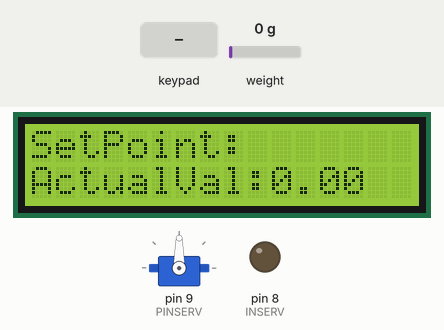
This sketch was run on a simulated Arduino Uno, built with avr-gcc and run on an emulated ATmega328P. Shown: servo, 16×2 character LCD, output pins drawn as LEDs (lit = HIGH). The test bench sets the inputs (shaded band); at power-on: weight on the scale 0 g. Pins used as bus, display or sensor lines are not drawn.

Above: at 6.6 s.
6.7 s: key 'C' pressed
At 6.9 s:
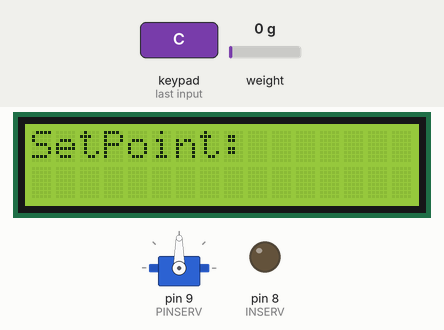
8.5 s: keypad keys 1 2 3 4 pressed 0.4 s apart
At 10.3 s:
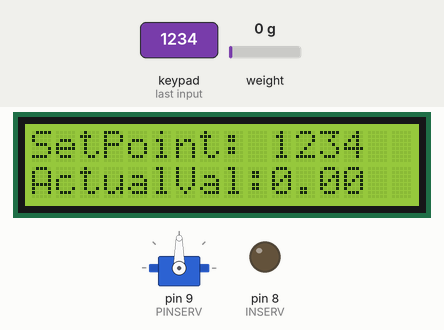
11.6 s: weight on the scale set to 100 g
At 12.8 s:
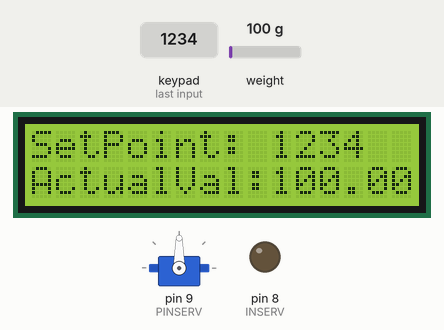
13.6 s: keypad keys 1 2 3 4 # pressed 0.4 s apart
At 16.0 s:
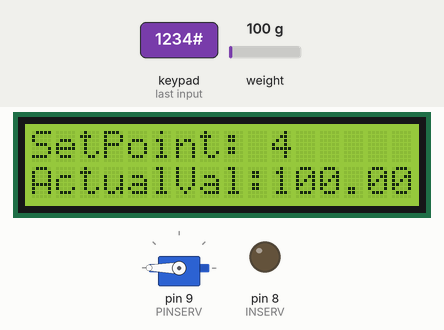
17.1 s: key '1' pressed
At 17.7 s:
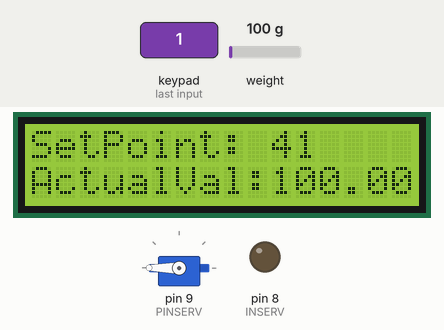
18.6 s: weight on the scale set to 1250 g
At 19.6 s:
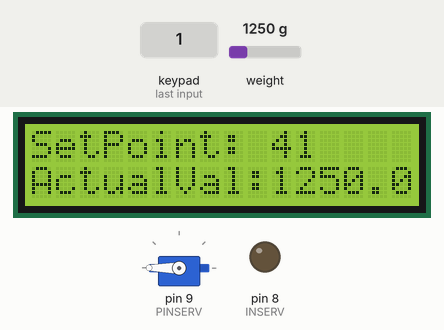
Timing chart, 0 to 21.4 s (numbered marks = the images above; inputs shaded):
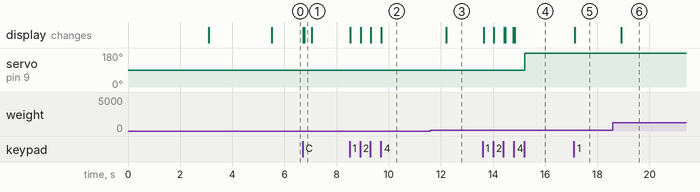

Measured:
- after the input at 6.7 s, the display: first changes at once (image 1 shows a later state)
- after the input at 8.5 s, the display: first changes at once (image 2 shows a later state)
- after the input at 11.6 s, the display: changes after 0.60 s (image 3)
- after the input at 13.6 s, servo on pin 9 (PINSERV): 90° → 180° after 1.6 s; the display: first changes at once (image 4 shows a later state)
- after the input at 17.1 s, the display: changes at once (image 5)
- after the input at 18.6 s, the display: changes after 0.31 s (image 6)

The sketch:

Sensor.ino
```cpp
#include "Sensor.h"
#include "Pins.h"
#include "HX711_ADC.h"
#include "EEPROM.h"
#include "UI.h"

#define S_SAMLPLING 0

Sensor sens;

HX711_ADC LoadCell(HXOUT, HXSCK);

void Sensor::Init() {
  LoadCell.begin();
  LoadCell.start(this->stabilizingTime, this->_tare);
  if (LoadCell.getTareTimeoutFlag()) errMsg();
  else LoadCell.setCalFactor(this->calibrationValue);
}

void Sensor::setCalibrationVal(float val) {
  this->calibrationValue = val;
}

void Sensor::setStabilizingTime(long val) {
  this->stabilizingTime = val;
}

void Sensor::setTare(bool tare) {
  this->_tare = tare;
}

void Sensor::Handler() {
  if (millis() - sensTmr >= S_SAMLPLING && LoadCell.update()) {
    LoadCellValue = LoadCell.getData();
    if (LoadCellValue < 10) LoadCellValue = 0;
    sensTmr = millis();
  }
}

float Sensor::getValue() {
  return this->LoadCellValue;
}

void Sensor::errMsg() {
  Ser.print("Check wiring and pin designations");
  ui.set(3, 0);
  ui.print("ERROR");
  while (1);
}
```

Main.h
```cpp
#pragma once

struct MainSys {
    void Init(void(*Start)(void));
    void Handler();

  private:
    uint32_t mainTmr;
};

extern MainSys sys;
```

Main.ino
```cpp
#include "Main.h"
#include "Pins.h"
#include "Servo.h"

#define   ON      180
#define   OFF     90
#define   UTIME   0

#define   DEBUG

MainSys sys;
Servo serv;

void MainSys::Init(void(*StartCallback)(void)) {
  serv.attach(PINSERV);
  serv.write(OFF);

  pinMode(LED, OUTPUT);
  pinMode(INSERV, OUTPUT);

  //  attachInterrupt(digitalPinToInterrupt(INTERR), Rest, RISING);
  StartCallback();
}

void MainSys::Handler() {

  if (ui.getState()) {
    Write(LED, 1);
    if (sens.getValue() > ui.getSetPoint().toInt()) serv.write(ON);
    //    else serv.write(OFF);
  }
  else {
    Write(LED, 0);
    serv.write(OFF);
  }

  /*
    #ifdef DEBUG

    Ser.print("Sens = ");
    Ser.println(String(sens.getValue()));

    #endif
  */
}

/* void Rest() {
  ui.reset();
  } */
```

Sensor.h
```cpp
#pragma once

struct Sensor {
    void Init();
    void Handler();
    void setCalibrationVal(float val);
    void setStabilizingTime(long val);
    void setTare(bool tare);
    float getValue();

  private:
    float LoadCellValue;
    float calibrationValue;
    long stabilizingTime;
    bool _tare;
    // const int calValeepromAddr = 0;
    uint32_t sensTmr;
    void errMsg();
};

extern Sensor sens;
```

UI.h
```cpp
#pragma once

#define   BAUDRATE  9600
#define   Ser       Serial

struct UserInterface {
    void Init();
    void Handler();
    void splashScreen();
    String getSetPoint();
    bool getState();

    void reset();
    void set(uint8_t x, uint8_t y);
    void print(const char *txt);

  private:
    char cKey;
    char myTxt[10];
    bool state = false;
    uint16_t cursor = 10;

    uint8_t index = 0;
    bool check(char key);
    uint32_t uiTmr;
    uint32_t displayTmr;
};

extern UserInterface ui;
```

UI.ino
```cpp
#include "UI.h"
#include "Pins.h"
#include "LiquidCrystal_I2C.h"
#include "Keypad_I2C.h"
#include "Keypad.h"

#define   SPLSHTIME 3000
#define   RESET     'C'
#define   SWITCH    '#'
#define   EMPTY     '\0'
#define   MAX_INDX   16
#define   REST_INDX  10
#define   INT_INDX   0

UserInterface ui;

LiquidCrystal_I2C lcd(LCDADDR, 16, 2);

Keypad_I2C thisKey( makeKeymap(pin::hq), pin::row, pin::col,
                    ROWS, COLS, KYPDADDR);

void UserInterface::Init() {
  Ser.begin(BAUDRATE);
  lcd.init();
  lcd.backlight();
  thisKey.begin();
}

void UserInterface::Handler() {
  if (millis() - uiTmr >= 30) {
    set(0, 0);
    print("SetPoint:");

    cKey = thisKey.getKey();

    if (!cKey) cKey = EMPTY;
    else {
      if (check(cKey)) {
        if (cursor == MAX_INDX) reset();
        else {
          set(cursor, 0);
          lcd.print(cKey);
          myTxt[index] = cKey;

          cursor++;
          index++;
        }
      } else {
        if (cKey == RESET) reset();
      }
    }

    if (cKey == SWITCH and not state) state = 1;
    //    else if (cKey == SWITCH and state) state = 0;

    uiTmr = millis();
  }

  if (millis() - displayTmr >= 500) {
    set(0, 1);
    print("ActualVal:");
    set(10, 1);
    lcd.print(String(sens.getValue()));

    displayTmr = millis();
  }
}

String UserInterface::getSetPoint() {
  return String(myTxt);
}

bool UserInterface::getState() {
  return state;
}

void UserInterface::reset() {
  lcd.clear();
  memset(myTxt, 0, sizeof(myTxt));
  index = INT_INDX;
  cursor = REST_INDX;
  state = false;
}

void UserInterface::set(uint8_t x, uint8_t y) {
  lcd.setCursor(x, y);
}

void UserInterface::print(const char *txt) {
  lcd.print(txt);
}

bool UserInterface::check(char key) {
  bool _state;
  if (isDigit(key)) _state = 1;
  else _state = 0;
  return _state;
}

void UserInterface::splashScreen() {
  set(1, 0);
  print("Achmad Sanusi");
  set(3, 1);
  print("4B D4TE");

  delay(SPLSHTIME);
  lcd.clear();
}
```

joint_stretching.ino
```cpp
#include "Main.h"
#include "UI.h"
#include "Sensor.h"
#include "Pins.h"

void Start() {
  ui.Init();
  ui.splashScreen();
  sens.setCalibrationVal(cfg::CalValue);
  sens.setStabilizingTime(cfg::Time);
  sens.setTare(true);
  sens.Init();
}

void setup() {
  sys.Init(Start);
}

void loop() {
  sys.Handler();
  ui.Handler();
  sens.Handler();
}
```

Pins.h
```cpp
#pragma once

#define   HXOUT     12
#define   HXSCK     13
#define   PINSERV   9
#define   INSERV    8
#define   LED       7
#define   INTERR    2

#define   ROWS      4
#define   COLS      4

#define   KYPDADDR  0x20
#define   LCDADDR   0x27

#define   Write     digitalWrite

#define   ln1       '1','4','7','*'
#define   ln2       '2','5','8','0'
#define   ln3       '3','6','9','#'
#define   ln4       'A','B','C','D'

namespace cfg {
  const float CalValue = 696.0;
  const uint16_t Time = 2000;
};

namespace pin {

const byte row[4] = {3, 2, 1, 0};
const byte col[4] = {7, 6, 5, 4};

char hq[ROWS][COLS] =
{
  { ln1 }, { ln2 },
  { ln3 }, { ln4 }
};

};
```
